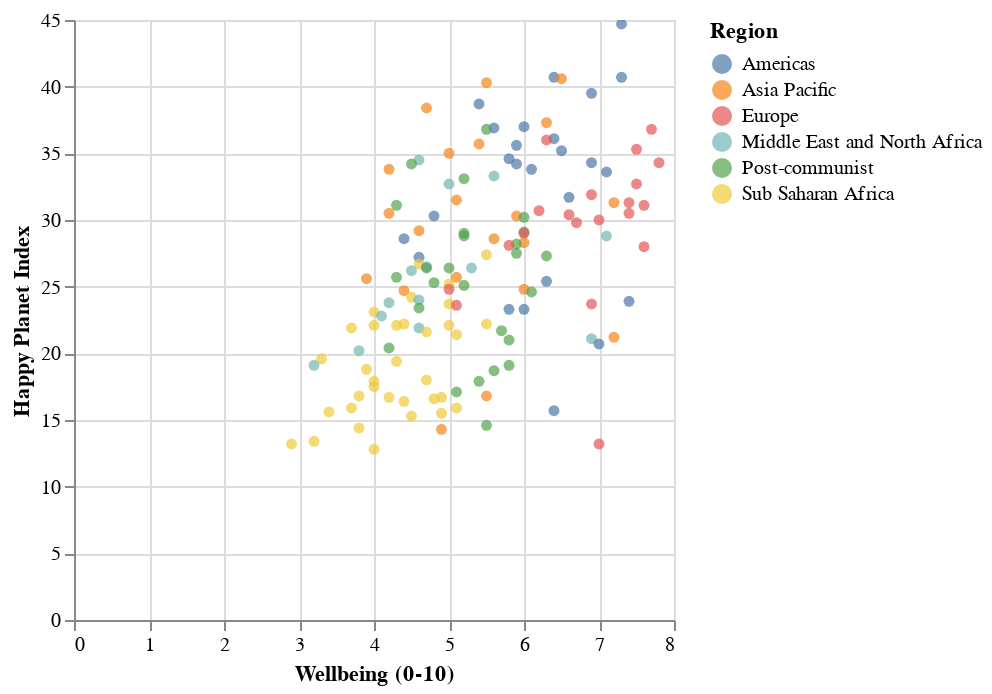

This figure's notebook cell:
### Markdown cell above
`Hover` and `zooming`

### Code cell
# Create a scatter plot using Altair with circle markers from the hpi_df DataFrame
alt.Chart(hpi_df).mark_circle().encode(  
    x='Wellbeing (0-10):Q',              # Set the x-axis to 'Wellbeing (0-10)', a quantitative (Q) variable
    y='Happy Planet Index:Q',            # Set the y-axis to 'Happy Planet Index', also quantitative
    color='Region:N',                    # Use color to distinguish categories in 'Region', a nominal (N) variable
    tooltip=[                            # Define the fields that will be shown when hovering over a point
        'Country',                       # Show the country's name
        'Region',                        # Show the region the country belongs to
        'Wellbeing (0-10)',              # Show the wellbeing score (scale 0 to 10)
        'Happy Planet Index',            # Show the country's Happy Planet Index score
        'Life Expectancy (years)',       # Show life expectancy in years
    ]
).interactive()                          # Enable zooming and panning with the mouse (e.g., scroll to zoom)

### Figure 1 — Vega-Lite specification as saved in the notebook (floating-point values rounded to 4 significant figures; data arrays with more than 128 entries replaced by an {"elided": "..."} marker saying what was removed)
{"config": {"view": {"continuousWidth": 300, "continuousHeight": 300}}, "data": {"name": "data-e1c068cb61c6a12593f95144d0d2b6ed"}, "mark": {"type": "circle"}, "encoding": {"color": {"field": "Region", "type": "nominal"}, "tooltip": [{"field": "Country", "type": "nominal"}, {"field": "Region", "type": "nominal"}, {"field": "Wellbeing (0-10)", "type": "quantitative"}, {"field": "Happy Planet Index", "type": "quantitative"}, {"field": "Life Expectancy (years)", "type": "quantitative"}], "x": {"field": "Wellbeing (0-10)", "type": "quantitative"}, "y": {"field": "Happy Planet Index", "type": "quantitative"}}, "params": [{"name": "param_2", "select": {"type": "interval", "encodings": ["x", "y"]}, "bind": "scales"}], "$schema": "https://vega.github.io/schema/vega-lite/v5.20.1.json", "datasets": {"data-e1c068cb61c6a12593f95144d0d2b6ed": {"elided": "140 records"}}}
